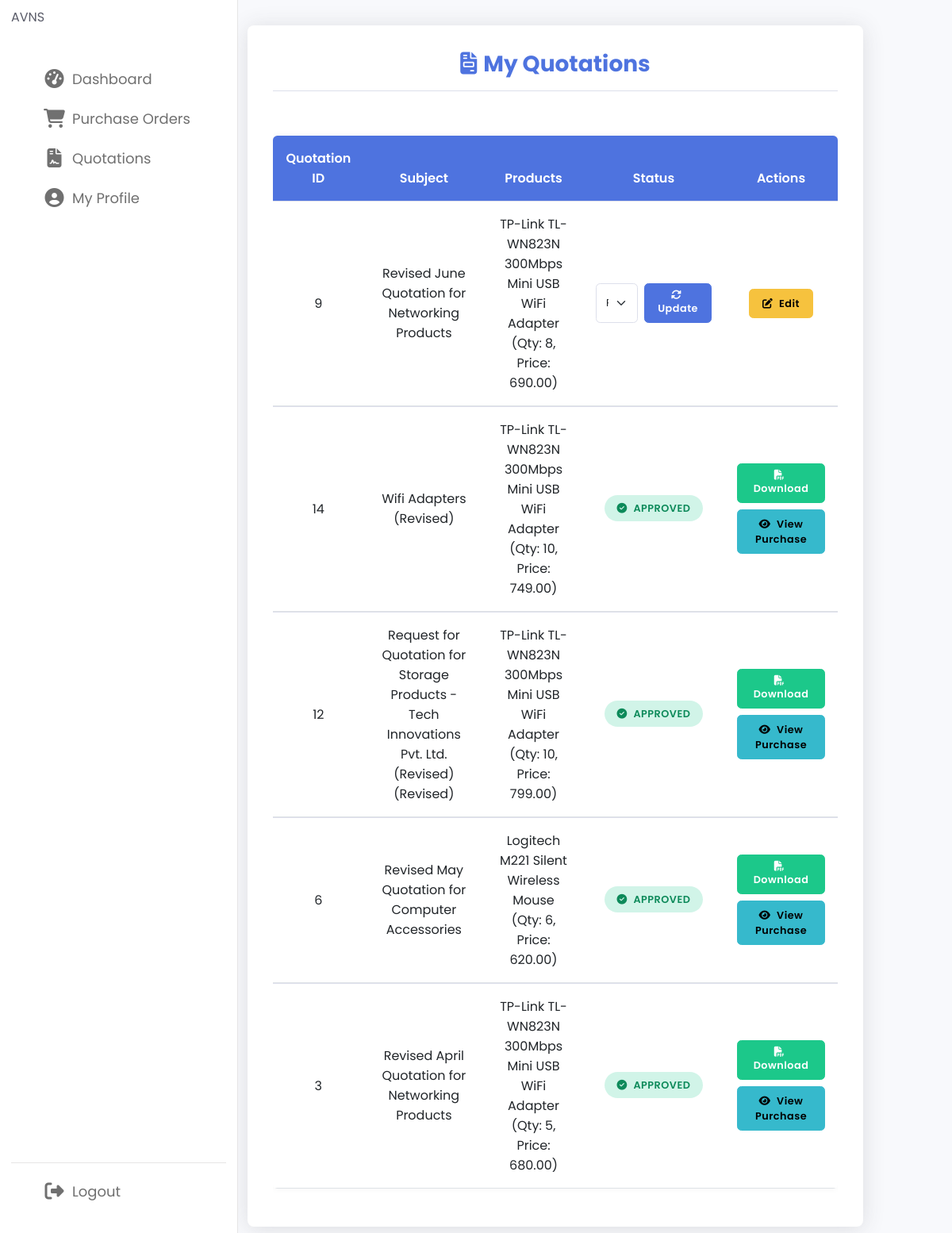
The page /distributor/view_customer_quotation.php (signed in) on the database its author committed.
### tables this page shows
CREATE TABLE `quotation_header` (
  `quotation_id` int(11) NOT NULL,
  `customerId` int(11) DEFAULT NULL,
  `status` enum('PENDING','APPROVED','REJECTED') NOT NULL,
  `createdAt` datetime DEFAULT current_timestamp(),
  `updatedAt` datetime DEFAULT NULL ON UPDATE current_timestamp(),
  `superAdminId` int(11) NOT NULL,
  `distributorId` int(11) DEFAULT NULL,
  `subject` varchar(255) NOT NULL,
  `customer_approval` enum('PENDING','APPROVED','REJECTED') DEFAULT 'PENDING',
  `superadmin_approval` enum('PENDING','APPROVED','REJECTED') DEFAULT 'PENDING',
  `distributor_approval` enum('PENDING','APPROVED','REJECTED') DEFAULT 'PENDING'
);

### distributor/view_customer_quotation.php (the view, shortened to what this page needs)
<?php
include 'Dnav.php';
include('Config.php');
$distributorId = $_SESSION['user_id'];
$sql = "
    SELECT qh.quotation_id, qh.status, qh.subject,
           GROUP_CONCAT(CONCAT(p.name, ' (Qty: ', qp.quantity, ', Price: ', FORMAT(qp.priceOffered, 2), ')') SEPARATOR '; ') AS products,
           d.companyName AS distributor_name,
           pd.id AS purchase_id
    FROM quotation_header qh
    JOIN quotation_product qp ON qh.quotation_id = qp.quotation_id
    JOIN product p ON qp.productId = p.id
    JOIN distributor d ON qh.distributorId = d.id
    LEFT JOIN purchase_details pd ON pd.quotation_id = qh.quotation_id
    WHERE qh.status IN ('PENDING', 'APPROVED', 'REJECTED')
      AND qh.distributorId = ?
    GROUP BY qh.quotation_id
    ORDER BY qh.createdAt DESC
";
$stmt = $conn->prepare($sql);
$stmt->bind_param("i", $distributorId);
$stmt->execute();
$result = $stmt->get_result();
$groupedQuotations = [];
while ($quotation = $result->fetch_assoc()) {
    $groupedQuotations[$quotation['quotation_id']] = [
        'quotation_id' => $quotation['quotation_id'],
        'subject' => $quotation['subject'],
        'distributor_name' => $quotation['distributor_name'],
        'status' => $quotation['status'],
        'purchase_id' => $quotation['purchase_id'],
        'products' => $quotation['products']
    ];
}
?>
<!DOCTYPE html>
<html lang="en">
<head>
    <link href="https://cdn.jsdelivr.net/npm/bootstrap@5.3.0/dist/css/bootstrap.min.css" rel="stylesheet">
    <link rel="stylesheet" href="https://cdnjs.cloudflare.com/ajax/libs/font-awesome/6.4.0/css/all.min.css">
    <link rel="stylesheet" href="style.css">
</head>
<body>
    <div class="container-fluid">
        <div class="row justify-content-center">
            <div class="col-xl-10 col-lg-12">
                <div class="quotations-container">
                    <h1 class="quotations-header">
                        <i class="fas fa-file-invoice me-2"></i>My Quotations
                    </h1>
                    <?php if (!empty($groupedQuotations)): ?>
                        <div class="table-responsive">
                            <table class="table">
                                <thead>
                                    <tr>
                                        <th>Quotation ID</th>
                                        <th>Subject</th>
                                        <th>Products</th>
                                        <th>Status</th>
                                        <th>Actions</th>
                                    </tr>
                                </thead>
                                <tbody>
                                    <?php foreach ($groupedQuotations as $quotation): ?>
                                        <tr>
                                            <td><?= htmlspecialchars($quotation['quotation_id']); ?></td>
                                            <td><?= htmlspecialchars($quotation['subject']); ?></td>
                                            <td><?= htmlspecialchars($quotation['products']); ?></td>
                                            <td>
                                                <?php if ($quotation['status'] == 'APPROVED'): ?>
                                                    <span class="status-badge status-approved">
                                                        <i class="fas fa-check-circle me-1"></i> Approved
                                                    </span>
                                                <?php elseif ($quotation['status'] == 'REJECTED'): ?>
                                                    <span class="status-badge status-rejected">
                                                        <i class="fas fa-times-circle me-1"></i> Rejected
                                                    </span>
                                                <?php else: ?>
                                                    <form method="POST" action="" class="status-form">
                                                        <select name="status" class="form-select" required>
                                                            <option value="PENDING" <?= $quotation['status'] == 'PENDING' ? 'selected' : ''; ?>>Pending</option>
                                                        </select>
                                                        <button type="submit" name="update_status" class="btn btn-primary btn-sm">
                                                            <i class="fas fa-sync-alt me-1"></i> Update
                                                        </button>
                                                    </form>
                                                <?php endif; ?>
                                            </td>
                                            <td>
                                                <div class="action-buttons">
                                                    <?php if ($quotation['status'] == 'APPROVED'): ?>
                                                        <a href="download_quotation.php?quotation_id=<?= htmlspecialchars($quotation['quotation_id']); ?>" class="btn btn-success">
                                                            <i class="fas fa-file-pdf me-1"></i> Download
                                                        </a>
                                                        <?php if (!empty($quotation['purchase_id'])): ?>
                                                            <a href="view_purchase_details.php?id=<?= htmlspecialchars($quotation['purchase_id']); ?>" class="btn btn-info">
                                                                <i class="fas fa-eye me-1"></i> View Purchase
                                                            </a>
                                                        <?php endif; ?>
                                                    <?php else: ?>
                                                        <a href="editAdminquotation.php?quotation_id=<?= htmlspecialchars($quotation['quotation_id']); ?>" class="btn btn-warning">
                                                            <i class="fas fa-edit me-1"></i> Edit
                                                        </a>
                                                    <?php endif; ?>
                                                </div>
                                            </td>
                                        </tr>
                                    <?php endforeach; ?>
                                </tbody>
                            </table>
                        </div>
                    <?php endif; ?>
                </div>
            </div>
        </div>
    </div>
</body>
</html>

### distributor/style.css (style rules this page uses)
* { margin: 0; padding: 0; box-sizing: border-box; font-family: 'Poppins', sans-serif; }
:root { --primary-color: #0E4BF1; --panel-color: #FFF; --text-color: #000; --black-light-color: #707070; --border-color: #e6e5e5; --toggle-color: #DDD; --box1-color: #4DA3FF; --box2-color: #FFE6AC; --box3-color: #E7D1FC; --title-icon-color: #fff; --tran-05: all 0.5s ease; --tran-03: all 0.3s ease; --tran-03: all 0.2s ease; }
body { min-height: 100vh; background-color: var(--primary-color); }

### distributor/view_customer_quotation.php (style rules this page uses)
:root { --primary: #4e73df; --primary-dark: #2e59d9; --secondary: #f8f9fc; --success: #1cc88a; --danger: #e74a3b; --warning: #f6c23e; --light: #f8f9fc; --dark: #5a5c69; --gray: #858796; --gray-light: #dddfeb; }
body { background-color: #f8f9fc; font-family: 'Nunito', -apple-system, BlinkMacSystemFont, 'Segoe UI', Roboto, 'Helvetica Neue', Arial, sans-serif; color: var(--dark); }
.quotations-container { max-width: 1200px; margin: 2rem auto; padding: 2rem; background: white; border-radius: 0.5rem; box-shadow: 0 0.15rem 1.75rem 0 rgba(58, 59, 69, 0.15); margin-left: 200px; transition: all 0.3s ease; }
.quotations-header { text-align: center; margin-bottom: 2rem; color: var(--primary); font-weight: 700; font-size: 1.75rem; border-bottom: 1px solid var(--gray-light); padding-bottom: 1rem; }
.table { margin-top: 1.5rem; border-collapse: separate; border-spacing: 0; border-radius: 0.35rem; overflow: hidden; box-shadow: 0 0 0.5rem rgba(0, 0, 0, 0.05); }
.table thead th { background-color: var(--primary); color: white; font-weight: 600; border: none; padding: 1rem; text-align: center; }
.table tbody tr { transition: all 0.2s ease; }
.table tbody td { padding: 1rem; vertical-align: middle; border-top: 1px solid var(--gray-light); text-align: center; }
.status-badge { padding: 0.5rem 1rem; border-radius: 50px; font-weight: 600; font-size: 0.8rem; text-transform: uppercase; letter-spacing: 0.5px; }
.status-approved { background-color: rgba(28, 200, 138, 0.2); color: #0d8a5a; }
.btn { padding: 0.5rem 1rem; font-weight: 600; letter-spacing: 0.5px; font-size: 0.8rem; border-radius: 0.35rem; transition: all 0.2s ease; }
.btn-success { background-color: var(--success); border-color: var(--success); }
.btn-primary { background-color: var(--primary); border-color: var(--primary); }
.btn-info { background-color: #36b9cc; border-color: #36b9cc; }
.btn-warning { background-color: var(--warning); border-color: var(--warning); }
.action-buttons { display: flex; flex-wrap: wrap; gap: 0.5rem; justify-content: center; }
.status-form { display: flex; gap: 0.5rem; justify-content: center; }
.form-select { border-radius: 0.35rem; border: 1px solid var(--gray-light); padding: 0.375rem 2.25rem 0.375rem 0.75rem; font-size: 0.8rem; }

### rows shown on the page
quotation_header: quotation_id "9", subject "Revised June Quotation for Networking Products", products "TP-Link TL-WN823N 300Mbps Mini USB WiFi Adapter (Qty: 8, Price: 690.00)", status "Pending"
quotation_header: quotation_id "14", subject "Wifi Adapters (Revised)", products "TP-Link TL-WN823N 300Mbps Mini USB WiFi Adapter (Qty: 10, Price: 749.00)", status "APPROVED" (drawn)
quotation_header: quotation_id "12", subject "Request for Quotation for Storage Products - Tech Innovations Pvt. Ltd. (Revised) (Revised)", products "TP-Link TL-WN823N 300Mbps Mini USB WiFi Adapter (Qty: 10, Price: 799.00)", status "APPROVED" (drawn)
quotation_header: quotation_id "6", subject "Revised May Quotation for Computer Accessories", products "Logitech M221 Silent Wireless Mouse (Qty: 6, Price: 620.00)", status "APPROVED" (drawn)
quotation_header: quotation_id "3", subject "Revised April Quotation for Networking Products", products "TP-Link TL-WN823N 300Mbps Mini USB WiFi Adapter (Qty: 5, Price: 680.00)", status "APPROVED" (drawn)
